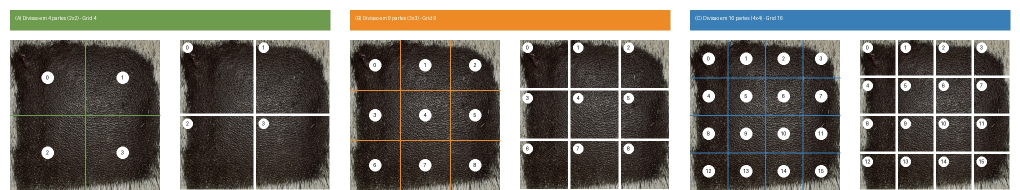
#> input picture imagens paper/grid_comparison.jpg, 2040 x 380 px (shown at 1/2 size)
$ python -i pvc_preprocessor.py   (imports and definitions only)
#> lines starting #> are read from the running program, lines starting #| are printed output that depends on the picture; after the words box and inside, x2 and y2 are one past the last pixel; in counts of white or black regions, pixels touching at a corner belong together
"""
Módulo de Pré-Processamento de Imagens do Colorímetro.

Etapa 1: Isolamento da Abertura Circular do Cano PVC (fundo externo → branco 255)
Etapa 2: Detecção adaptativa da Mancha de Pele dentro da abertura (PELE vs PELO)
"""

import cv2
import numpy as np


# ─────────────────────────────────────────────────────────────
# ETAPA 1: Remoção do Fundo Preto do Cano PVC
# ─────────────────────────────────────────────────────────────

def _detectar_circulo_abertura(gray, blur_kernel=(25, 25)):
    """
    Detecta o círculo da abertura do cano PVC na imagem grayscale.
    Usa três estratégias em cascata:
      1. Contorno do maior blob iluminado após threshold Otsu (valida circularidade)
      2. HoughCircles (robusto para pelo escuro que deforma o contorno)
      3. Fallback geométrico (centro + raio conservador)

    Retorna (cx, cy, radius) em pixels.
    """
    h, w = gray.shape
    blur = cv2.GaussianBlur(gray, blur_kernel, 0)

    # --- Estratégia A: Maior blob iluminado com validação de circularidade ---
    otsu_val, _ = cv2.threshold(blur, 0, 255, cv2.THRESH_BINARY + cv2.THRESH_OTSU)
    thresh_val = max(otsu_val * 0.65, 30)
    _, binary = cv2.threshold(blur, thresh_val, 255, cv2.THRESH_BINARY)

    kernel = cv2.getStructuringElement(cv2.MORPH_ELLIPSE, (31, 31))
    binary = cv2.morphologyEx(binary, cv2.MORPH_CLOSE, kernel)
    binary = cv2.morphologyEx(binary, cv2.MORPH_OPEN, kernel)

    cnts, _ = cv2.findContours(binary, cv2.RETR_EXTERNAL, cv2.CHAIN_APPROX_SIMPLE)
    if cnts:
        c_max = max(cnts, key=cv2.contourArea)
        area_cnt = cv2.contourArea(c_max)
        (cx, cy), r = cv2.minEnclosingCircle(c_max)
        area_min_circle = np.pi * r ** 2
        # Circularidade: razão entre área real do contorno e área do círculo mínimo
        # Um círculo perfeito = 1.0; formas deformadas ficam abaixo de 0.75
        circularidade = area_cnt / area_min_circle if area_min_circle > 0 else 0
        # Aceitar se cobrir pelo menos 5% da imagem E for suficientemente circular
        if area_cnt > 0.05 * h * w and circularidade >= 0.72:
            return int(cx), int(cy), int(r)

    # --- Estratégia B: HoughCircles (detecta anel do PVC mesmo com pelo escuro) ---
    gray_blur2 = cv2.GaussianBlur(gray, (15, 15), 0)
    min_r = int(min(h, w) * 0.18)
    max_r = int(min(h, w) * 0.55)
    circles = cv2.HoughCircles(
        gray_blur2, cv2.HOUGH_GRADIENT, dp=1.5,
        minDist=min(h, w) // 2,
        param1=50, param2=40,
        minRadius=min_r, maxRadius=max_r
    )
    if circles is not None:
        circles = np.round(circles[0, :]).astype(int)
        # Selecionar o círculo mais próximo do centro da imagem
        center = np.array([w // 2, h // 2])
        best = min(circles, key=lambda c: np.linalg.norm(c[:2] - center))
        return int(best[0]), int(best[1]), int(best[2])

    # --- Estratégia C: Fallback — centro + raio conservador ---
    return w // 2, h // 2, int(min(h, w) * 0.40)


def detectar_e_recortar_abertura_pvc(
    img_bgr,
    margin_pct=0.02,
    target_size=None,
    apply_circular_mask=True,
    blur_kernel=(25, 25),
    bg_color=(255, 255, 255)
):
    """
    Isola a abertura circular do cano PVC e pinta o fundo externo com bg_color (padrão: branco 255).

    Parâmetros:
    -----------
    img_bgr       : np.ndarray  — Imagem BGR de entrada.
    margin_pct    : float       — Margem interna (% do raio) para eliminar borda de plástico.
    target_size   : tuple|None  — (w, h) para redimensionamento. None = resolução original.
    apply_circular_mask : bool  — Se True, preenche o exterior com bg_color.
    blur_kernel   : tuple       — Kernel Gaussiano para suavização na detecção.
    bg_color      : tuple       — Cor BGR do fundo externo (padrão branco = (255,255,255)).

    Retorna:
    --------
    cropped_img  : np.ndarray  — Imagem recortada com fundo tratado.
    mask         : np.ndarray  — Máscara binária da abertura circular.
    metadata     : dict        — {center, radius, effective_radius, bbox}
    """
    h_orig, w_orig = img_bgr.shape[:2]
    gray = cv2.cvtColor(img_bgr, cv2.COLOR_BGR2GRAY)

    cx, cy, radius = _detectar_circulo_abertura(gray, blur_kernel=blur_kernel)
    effective_radius = int(radius * (1.0 - margin_pct))

    # Máscara circular
    mask = np.zeros((h_orig, w_orig), dtype=np.uint8)
    cv2.circle(mask, (cx, cy), effective_radius, 255, -1)

    # Aplicar fundo branco fora da abertura
    processed = img_bgr.copy()
    if apply_circular_mask:
        processed[mask == 0] = bg_color

    # Recorte Bounding Box quadrado centrado
    r = effective_radius
    x1 = max(0, cx - r)
    y1 = max(0, cy - r)
    x2 = min(w_orig, cx + r)
    y2 = min(h_orig, cy + r)

    cropped_img = processed[y1:y2, x1:x2]
    cropped_mask = mask[y1:y2, x1:x2]

    if target_size is not None:
        cropped_img = cv2.resize(cropped_img, target_size, interpolation=cv2.INTER_AREA)
        cropped_mask = cv2.resize(cropped_mask, target_size, interpolation=cv2.INTER_NEAREST)

    metadata = {
        'center': (cx, cy),
        'radius': radius,
        'effective_radius': effective_radius,
        'bbox': (x1, y1, x2 - x1, y2 - y1)
    }
    return cropped_img, cropped_mask, metadata


# ─────────────────────────────────────────────────────────────
# ETAPA 2: Detecção Adaptativa da Mancha de Pele
# ─────────────────────────────────────────────────────────────

def detectar_mancha_pele(
    img_bgr,
    percentual_borda=0.05,
    proporcao_max_mancha=0.60,
    debug=False
):
    """
    Detecta e recorta a mancha de pele (região raspada escura) dentro da abertura do colorímetro.

    Estratégia automática:
    ─ PELE: mancha escura isolada → detecta e recorta apenas a mancha + padding.
    ─ PELO: amostra uniforme sem mancha → retorna a abertura inteira.

    A distinção é feita pelos percentis da luminância interna:
    · p5 < 60 AND std > 30  →  PELE (pixels muito escuros presentes = mancha)
    · caso contrário        →  PELO (sem contraste de mancha)

    Parâmetros:
    -----------
    img_bgr             : np.ndarray  — Imagem BGR (já com fundo branco externo).
    percentual_borda    : float       — Padding em % do tamanho da mancha (padrão 5%).
    proporcao_max_mancha: float       — Se a mancha cobrir mais que X% da abertura,
                                        considera fallback (amostra inteira).
    debug               : bool        — Se True, retorna dicionário com imagens de debug.

    Retorna:
    --------
    crop_final : np.ndarray  — Imagem recortada da mancha (ou abertura inteira para PELO).
    bbox_crop  : tuple       — (x1, y1, x2, y2) na imagem original.
    tipo       : str         — 'PELE_MANCHA', 'PELO_ABERTURA_INTEIRA', ou 'FALLBACK'.
    info       : dict        — Metadados (p5, std, thresh, area_pct, etc.).
    """
    gray = cv2.cvtColor(img_bgr, cv2.COLOR_BGR2GRAY)
    max_h, max_w = gray.shape

    # ── Passo 1: Isolar a abertura (blobde luz / excluir fundo branco) ──
    _, thresh_luz = cv2.threshold(gray, 250, 255, cv2.THRESH_BINARY_INV)
    contornos_luz, _ = cv2.findContours(thresh_luz, cv2.RETR_EXTERNAL, cv2.CHAIN_APPROX_SIMPLE)

    if not contornos_luz:
        crop = img_bgr.copy()
        return crop, (0, 0, max_w, max_h), 'FALLBACK_SEM_ABERTURA', {}

    maior_luz = max(contornos_luz, key=cv2.contourArea)
    area_abertura = cv2.contourArea(maior_luz)
    bx, by, bw, bh = cv2.boundingRect(maior_luz)

    mascara_abertura = np.zeros_like(gray)
    cv2.drawContours(mascara_abertura, [maior_luz], -1, 255, thickness=cv2.FILLED)

    # ── Passo 2: Pintar fundo branco e analisar contraste ──
    gray_iso = gray.copy()
    gray_iso[mascara_abertura == 0] = 255

    pixels_int = gray_iso[mascara_abertura > 0]
    p5  = int(np.percentile(pixels_int, 5))
    p25 = int(np.percentile(pixels_int, 25))
    p50 = int(np.percentile(pixels_int, 50))
    std = int(np.std(pixels_int))

    info = {'p5': p5, 'p25': p25, 'p50': p50, 'std': std, 'area_abertura': int(area_abertura)}

    # ── Passo 3: Decisão PELE vs PELO ──
    tem_mancha = (p5 < 60) and (std > 30)

    if not tem_mancha:
        # ── PELO: retornar abertura inteira ──
        pad_w = int(bw * percentual_borda)
        pad_h = int(bh * percentual_borda)
        y1 = max(0, by - pad_h)
        y2 = min(max_h, by + bh + pad_h)
        x1 = max(0, bx - pad_w)
        x2 = min(max_w, bx + bw + pad_w)
        crop = img_bgr[y1:y2, x1:x2]
        info['tipo_detectado'] = 'PELO'
        return crop, (x1, y1, x2, y2), 'PELO_ABERTURA_INTEIRA', info

    # ── PELE: detectar mancha escura ──
    thresh_mancha = min(p50 - 10, 105)
    info['thresh_mancha'] = thresh_mancha

    # Excluir zona da etiqueta (top 20% da abertura)
    # A etiqueta com o número do animal fica sempre na parte superior
    mascara_sem_label = mascara_abertura.copy()
    label_cutoff = by + int(bh * 0.22)
    mascara_sem_label[:label_cutoff, :] = 0

    gray_iso_sem_label = gray.copy()
    gray_iso_sem_label[mascara_sem_label == 0] = 255

    blur_mancha = cv2.GaussianBlur(gray_iso_sem_label, (151, 151), 0)
    _, mascara_mancha = cv2.threshold(blur_mancha, thresh_mancha, 255, cv2.THRESH_BINARY_INV)

    kernel_m = np.ones((61, 61), np.uint8)
    mascara_mancha = cv2.morphologyEx(mascara_mancha, cv2.MORPH_CLOSE, kernel_m)
    mascara_mancha = cv2.morphologyEx(mascara_mancha, cv2.MORPH_OPEN, kernel_m)

    contornos_m, _ = cv2.findContours(mascara_mancha, cv2.RETR_EXTERNAL, cv2.CHAIN_APPROX_SIMPLE)

    if not contornos_m:
        crop = img_bgr[by:by+bh, bx:bx+bw]
        info['tipo_detectado'] = 'PELE_FALLBACK_SEM_CONTORNO'
        return crop, (bx, by, bx+bw, by+bh), 'FALLBACK', info

    # Filtrar: manter só contornos com área >= 10% da abertura (ignora patches de pelo aleatórios)
    area_min = 0.10 * (bw * bh)
    contornos_validos = [c for c in contornos_m if cv2.contourArea(c) >= area_min]

    if not contornos_validos:
        # Nenhum contorno suficientemente grande → fallback para abertura inteira
        crop = img_bgr[by:by+bh, bx:bx+bw]
        info['tipo_detectado'] = 'PELE_FALLBACK_PEQUENA'
        return crop, (bx, by, bx+bw, by+bh), 'FALLBACK', info

    maior_m = max(contornos_validos, key=cv2.contourArea)
    X, Y, W, H = cv2.boundingRect(maior_m)
    area_mancha = W * H
    proporcao = area_mancha / (bw * bh) if bw * bh > 0 else 1.0
    info['area_mancha'] = area_mancha
    info['proporcao_mancha'] = round(proporcao, 3)

    if proporcao > proporcao_max_mancha:
        # Mancha muito grande → abertura inteira
        crop = img_bgr[by:by+bh, bx:bx+bw]
        info['tipo_detectado'] = 'PELE_FALLBACK_GRANDE'
        return crop, (bx, by, bx+bw, by+bh), 'FALLBACK', info

    # Crop preciso da mancha + padding
    pad_w = int(W * percentual_borda)
    pad_h = int(H * percentual_borda)
    y1 = max(0, Y - pad_h)
    y2 = min(max_h, Y + H + pad_h)
    x1 = max(0, X - pad_w)
    x2 = min(max_w, X + W + pad_w)
    crop = img_bgr[y1:y2, x1:x2]
    info['tipo_detectado'] = 'PELE_MANCHA'
    info['mancha_bbox'] = (X, Y, W, H)

    return crop, (x1, y1, x2, y2), 'PELE_MANCHA', info


# ─────────────────────────────────────────────────────────────
# PIPELINE COMPLETO: PVC → Mancha (uma chamada)
# ─────────────────────────────────────────────────────────────

def pipeline_completo(
    img_bgr_original,
    margin_pvc=0.02,
    percentual_borda=0.05,
    target_size_pvc=None
):
    """
    Executa o pipeline completo em uma imagem original:
      1. Isola abertura do PVC e preenche com branco 255
      2. Detecta a mancha de pele (ou usa abertura inteira para pelo)

    Retorna:
    --------
    pvc_crop  : imagem com fundo branco, recortada na abertura
    spot_crop : imagem da mancha (ou abertura inteira)
    tipo      : 'PELE_MANCHA' | 'PELO_ABERTURA_INTEIRA' | 'FALLBACK'
    meta      : dicionário com todos os metadados
    """
    pvc_crop, pvc_mask, pvc_meta = detectar_e_recortar_abertura_pvc(
        img_bgr_original,
        margin_pct=margin_pvc,
        target_size=target_size_pvc,
        bg_color=(255, 255, 255)
    )
    spot_crop, spot_bbox, tipo, spot_info = detectar_mancha_pele(
        pvc_crop,
        percentual_borda=percentual_borda
    )
    meta = {**pvc_meta, **spot_info, 'spot_bbox': spot_bbox, 'tipo': tipo}
    return pvc_crop, spot_crop, tipo, meta


# [152 lines not run here, left out]

>>> import cv2
>>> picture = cv2.imread('imagens paper/grid_comparison.jpg')
#> picture is the input picture: shape (380, 2040, 3); mean B, G, R 108.8, 116.4, 120
>>> result = pipeline_completo(picture)
#> in _detectar_circulo_abertura, `otsu_val, _ = cv2.threshold(blur, 0, 255, cv2.THRESH_BINARY + cv2.THRE..`: otsu_val = 136
#> in _detectar_circulo_abertura, `thresh_val = max(otsu_val * 0.65, 30)`: thresh_val = 88.4
#> in _detectar_circulo_abertura, `_, binary = cv2.threshold(blur, thresh_val, 255, cv2.THRESH_BINARY)`: binary: shape (380, 2040); 48.8% white; 35 white regions (5 under 20 px), largest, box (x1, y1, x2, y2) and area: (0, 0, 2040, 380) 358196, (1550, 176, 1584, 210) 905, (834, 212, 867, 247) 904
#> in _detectar_circulo_abertura, `binary = cv2.morphologyEx(binary, cv2.MORPH_CLOSE, kernel)`: binary: shape (380, 2040); 50.9% white; 32 black regions, largest, box (x1, y1, x2, y2) and area: (23, 83, 316, 380) 75757, (703, 83, 996, 380) 69294, (1386, 85, 1676, 380) 61153
#> in _detectar_circulo_abertura, `binary = cv2.morphologyEx(binary, cv2.MORPH_OPEN, kernel)`:
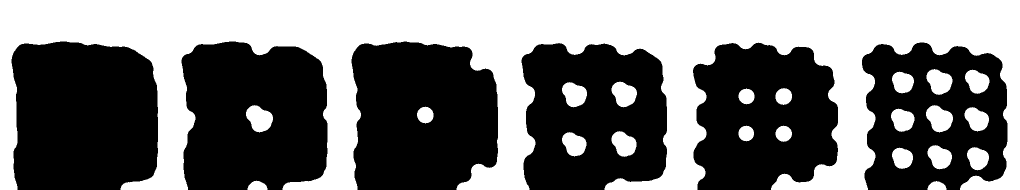
#> binary: shape (380, 2040) (shown at 1/2 size); 45.3% white; 22 white regions
#> in _detectar_circulo_abertura, `cnts, _ = cv2.findContours(binary, cv2.RETR_EXTERNAL, cv2.CHAIN_APPROX..`: cnts = 22 contours; largest, box (x1, y1, x2, y2) and area: (0, 0, 2040, 380) 317102, (1852, 210, 1906, 265) 1964, (492, 210, 546, 265) 1964, (1853, 138, 1905, 190) 1833, (1223, 163, 1274, 215) 1788
#> in _detectar_circulo_abertura, `c_max = max(cnts, key=cv2.contourArea)`: c_max = contour of 2213 points, box (x1, y1, x2, y2) (0, 0, 2040, 380), area 317102
#> in _detectar_circulo_abertura, `area_cnt = cv2.contourArea(c_max)`: area_cnt = 317102.5
#> in _detectar_circulo_abertura, `(cx, cy), r = cv2.minEnclosingCircle(c_max)`: cx = 1019.5; cy = 189.5; r = 1037
#> in _detectar_circulo_abertura, `area_min_circle = np.pi * r ** 2`: area_min_circle = 3378125.6
#> in _detectar_circulo_abertura, `circularidade = area_cnt / area_min_circle if area_min_circle > 0 else 0`: circularidade = 0.0939
#> in _detectar_circulo_abertura, `circles = cv2.HoughCircles( gray_blur2, cv2.HOUGH_GRADIENT, dp=1.5, mi..`: circles = [[1299.8, 237.8, 158.6], [1508.2, 204.8, 171.8], [849.8, 210.8, 150.4], [1754.2, 188.2, 188.3], [1080.8, 243.8, 183.4], [180.8, 198.8, 180], [620.2, 201.8, 183.2], [1989.8, 183.8, 123.9], [1824.8, 378.8, 147.1], [435.8, 255.8, 77.15], [1631.2, 356.2, 98.9]]
#> in _detectar_circulo_abertura, `circles = np.round(circles[0, :]).astype(int)`: circles = [[1300, 238, 159], [1508, 205, 172], [850, 211, 150], [1754, 188, 188], [1081, 244, 183], [181, 199, 180], [620, 202, 183], [1990, 184, 124], [1825, 379, 147], [436, 256, 77], [1631, 356, 99]]
#> in _detectar_circulo_abertura, `best = min(circles, key=lambda c: np.linalg.norm(c[:2] - center))`: best = [1081, 244, 183]
#> in detectar_e_recortar_abertura_pvc, `cx, cy, radius = _detectar_circulo_abertura(gray, blur_kernel=blur_ker..`: cx = 1081; cy = 244; radius = 183
#> in detectar_e_recortar_abertura_pvc, `effective_radius = int(radius * (1.0 - margin_pct))`: effective_radius = 179
#> in detectar_e_recortar_abertura_pvc, `cv2.circle(mask, (cx, cy), effective_radius, 255, -1)`: mask: shape (380, 2040); 12.1% white; 1 white region, box (x1, y1, x2, y2) and area: (902, 65, 1261, 380) 93663
#> in detectar_e_recortar_abertura_pvc, `processed[mask == 0] = bg_color`:
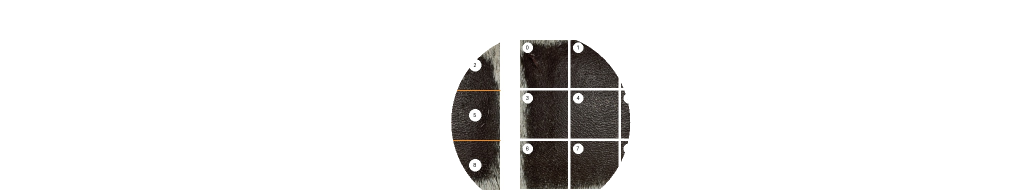
#> processed: shape (380, 2040, 3) (shown at 1/2 size); mean B, G, R 235.7, 236.2, 236.9
#> in detectar_e_recortar_abertura_pvc, `x1 = max(0, cx - r)`: x1 = 902
#> in detectar_e_recortar_abertura_pvc, `y1 = max(0, cy - r)`: y1 = 65
#> in detectar_e_recortar_abertura_pvc, `x2 = min(w_orig, cx + r)`: x2 = 1260
#> in detectar_e_recortar_abertura_pvc, `y2 = min(h_orig, cy + r)`: y2 = 380
#> in detectar_e_recortar_abertura_pvc, `cropped_mask = mask[y1:y2, x1:x2]`: cropped_mask: shape (315, 358); 83.1% white; 4 black regions, box (x1, y1, x2, y2) and area: (0, 0, 179, 179) 7065, (180, 0, 358, 161) 6886, (0, 180, 62, 315) 2646, (297, 198, 358, 315) 2511
#> in detectar_e_recortar_abertura_pvc, `metadata = { 'center': (cx, cy), 'radius': radius, 'effective_radius':..`: metadata = {'center': (1081, 244), 'radius': 183, 'effective_radius': 179, 'bbox': (902, 65, 358, 315)}
#> in pipeline_completo, `pvc_crop, pvc_mask, pvc_meta = detectar_e_recortar_abertura_pvc( img_b..`: pvc_meta has the same summary as metadata in detectar_e_recortar_abertura_pvc
#> in detectar_mancha_pele, `_, thresh_luz = cv2.threshold(gray, 250, 255, cv2.THRESH_BINARY_INV)`:
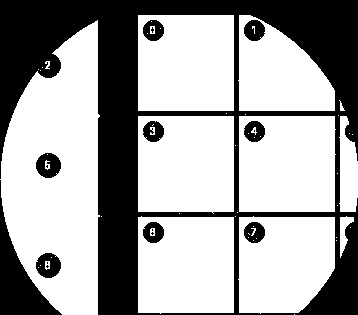
#> thresh_luz: shape (315, 358); 64.2% white; 17 black regions (7 under 20 px)
#> in detectar_mancha_pele, `contornos_luz, _ = cv2.findContours(thresh_luz, cv2.RETR_EXTERNAL, cv2..`: contornos_luz = 30 contours, 21 with area under 20; largest, box (x1, y1, x2, y2) and area: (0, 20, 100, 315) 21034, (138, 216, 234, 314) 9027, (239, 116, 336, 212) 9027, (138, 116, 234, 214) 9026, (138, 15, 234, 111) 9025
#> in detectar_mancha_pele, `maior_luz = max(contornos_luz, key=cv2.contourArea)`: maior_luz = contour of 191 points, box (x1, y1, x2, y2) (0, 20, 100, 315), area 21034
#> in detectar_mancha_pele, `area_abertura = cv2.contourArea(maior_luz)`: area_abertura = 21033.5
#> in detectar_mancha_pele, `bx, by, bw, bh = cv2.boundingRect(maior_luz)`: bx = 0; by = 20; bw = 100; bh = 295
#> in detectar_mancha_pele, `cv2.drawContours(mascara_abertura, [maior_luz], -1, 255, thickness=cv2..`: mascara_abertura: shape (315, 358); 18.9% white; 1 white region, box (x1, y1, x2, y2) and area: (0, 20, 100, 315) 21367
#> in detectar_mancha_pele, `gray_iso[mascara_abertura == 0] = 255`:
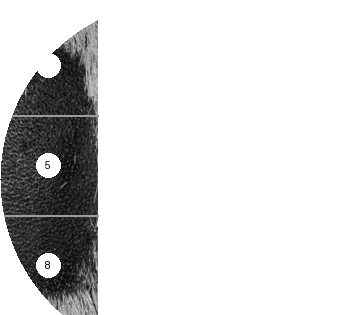
#> gray_iso: shape (315, 358); min 1, max 255, mean 219.6
#> in detectar_mancha_pele, `p5  = int(np.percentile(pixels_int, 5))`: p5 = 19
#> in detectar_mancha_pele, `p25 = int(np.percentile(pixels_int, 25))`: p25 = 33
#> in detectar_mancha_pele, `p50 = int(np.percentile(pixels_int, 50))`: p50 = 48
#> in detectar_mancha_pele, `std = int(np.std(pixels_int))`: std = 56
#> in detectar_mancha_pele, `info = {'p5': p5, 'p25': p25, 'p50': p50, 'std': std, 'area_abertura':..`: info = {'p5': 19, 'p25': 33, 'p50': 48, 'std': 56, 'area_abertura': 21033}
#> in detectar_mancha_pele, `tem_mancha = (p5 < 60) and (std > 30)`: tem_mancha = True
#> in detectar_mancha_pele, `thresh_mancha = min(p50 - 10, 105)`: thresh_mancha = 38
#> in detectar_mancha_pele, `label_cutoff = by + int(bh * 0.22)`: label_cutoff = 84
#> in detectar_mancha_pele, `mascara_sem_label[:label_cutoff, :] = 0`:
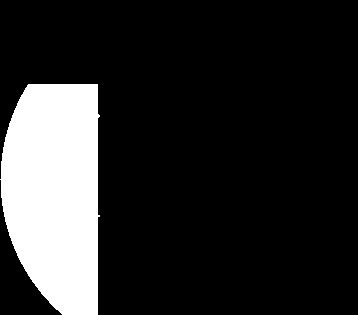
#> mascara_sem_label: shape (315, 358); 16.9% white; 1 white region, box (x1, y1, x2, y2) and area: (0, 84, 100, 315) 19099
#> in detectar_mancha_pele, `blur_mancha = cv2.GaussianBlur(gray_iso_sem_label, (151, 151), 0)`:
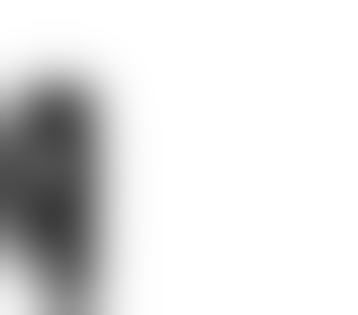
#> blur_mancha: shape (315, 358); min 59, max 255, mean 222.7
#> in detectar_mancha_pele, `_, mascara_mancha = cv2.threshold(blur_mancha, thresh_mancha, 255, cv2..`: mascara_mancha: shape (315, 358); every value is 0
#> in detectar_mancha_pele, `contornos_m, _ = cv2.findContours(mascara_mancha, cv2.RETR_EXTERNAL, c..`: contornos_m = []
#> in detectar_mancha_pele, `crop = img_bgr[by:by+bh, bx:bx+bw]`:
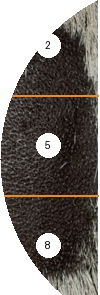
#> crop: shape (295, 100, 3); mean B, G, R 114, 118.6, 124.2
#> in pipeline_completo, `spot_crop, spot_bbox, tipo, spot_info = detectar_mancha_pele( pvc_crop..`: spot_bbox = (0, 20, 100, 315); tipo = 'FALLBACK'; spot_info = {'p5': 19, 'p25': 33, 'p50': 48, 'std': 56, 'area_abertura': 21033, 'thresh_mancha': 38, 'tipo_detectado': 'PELE_FALLBACK_SEM_CONTORNO'}
